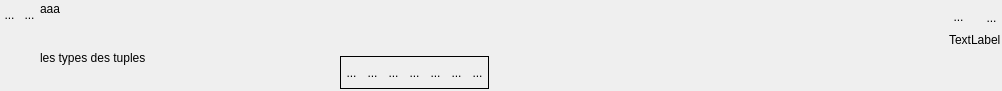
<?xml version="1.0" encoding="UTF-8"?>
<ui version="4.0">
 <class>WidgetPlusieursBase</class>
 <widget class="QWidget" name="WidgetPlusieursBase">
  <property name="geometry">
   <rect>
    <x>0</x>
    <y>0</y>
    <width>1002</width>
    <height>91</height>
   </rect>
  </property>
  <property name="sizePolicy">
   <sizepolicy hsizetype="Expanding" vsizetype="Expanding">
    <horstretch>0</horstretch>
    <verstretch>0</verstretch>
   </sizepolicy>
  </property>
  <property name="minimumSize">
   <size>
    <width>100</width>
    <height>20</height>
   </size>
  </property>
  <property name="windowTitle">
   <string>Form</string>
  </property>
  <property name="styleSheet">
   <string notr="true"/>
  </property>
  <layout class="QHBoxLayout" name="horizontalLayout_5">
   <property name="spacing">
    <number>0</number>
   </property>
   <property name="leftMargin">
    <number>0</number>
   </property>
   <property name="topMargin">
    <number>2</number>
   </property>
   <property name="rightMargin">
    <number>0</number>
   </property>
   <property name="bottomMargin">
    <number>2</number>
   </property>
   <item>
    <layout class="QVBoxLayout" name="verticalLayout_3">
     <property name="spacing">
      <number>0</number>
     </property>
     <item>
      <layout class="QHBoxLayout" name="horizontalLayout">
       <property name="spacing">
        <number>0</number>
       </property>
       <property name="sizeConstraint">
        <enum>QLayout::SetFixedSize</enum>
       </property>
       <item>
        <widget class="QToolButton" name="BFermeListe">
         <property name="sizePolicy">
          <sizepolicy hsizetype="Fixed" vsizetype="Fixed">
           <horstretch>0</horstretch>
           <verstretch>0</verstretch>
          </sizepolicy>
         </property>
         <property name="maximumSize">
          <size>
           <width>21</width>
           <height>25</height>
          </size>
         </property>
         <property name="toolTip">
          <string>permet de gérer la liste</string>
         </property>
         <property name="styleSheet">
          <string notr="true">border:0px</string>
         </property>
         <property name="text">
          <string>...</string>
         </property>
         <property name="icon">
          <iconset>
           <normaloff>../Editeur/icons/minusnode.png</normaloff>../Editeur/icons/minusnode.png</iconset>
         </property>
         <property name="iconSize">
          <size>
           <width>25</width>
           <height>25</height>
          </size>
         </property>
        </widget>
       </item>
       <item>
        <widget class="MonBoutonValide" name="RBValide">
         <property name="minimumSize">
          <size>
           <width>21</width>
           <height>25</height>
          </size>
         </property>
         <property name="maximumSize">
          <size>
           <width>21</width>
           <height>25</height>
          </size>
         </property>
         <property name="focusPolicy">
          <enum>Qt::ClickFocus</enum>
         </property>
         <property name="toolTip">
          <string>Affiche le rapport de validation du mot-clef</string>
         </property>
         <property name="styleSheet">
          <string notr="true">border : 0px</string>
         </property>
         <property name="text">
          <string>...</string>
         </property>
         <property name="icon">
          <iconset>
           <normaloff>../Editeur/icons/ast-green-ball.png</normaloff>../Editeur/icons/ast-green-ball.png</iconset>
         </property>
         <property name="iconSize">
          <size>
           <width>25</width>
           <height>25</height>
          </size>
         </property>
        </widget>
       </item>
      </layout>
     </item>
     <item>
      <spacer name="verticalSpacer">
       <property name="orientation">
        <enum>Qt::Vertical</enum>
       </property>
       <property name="sizeHint" stdset="0">
        <size>
         <width>20</width>
         <height>5</height>
        </size>
       </property>
      </spacer>
     </item>
    </layout>
   </item>
   <item>
    <layout class="QVBoxLayout" name="verticalLayout_4">
     <property name="spacing">
      <number>0</number>
     </property>
     <item>
      <widget class="MonLabelClic" name="label">
       <property name="sizePolicy">
        <sizepolicy hsizetype="Fixed" vsizetype="Preferred">
         <horstretch>0</horstretch>
         <verstretch>0</verstretch>
        </sizepolicy>
       </property>
       <property name="minimumSize">
        <size>
         <width>300</width>
         <height>25</height>
        </size>
       </property>
       <property name="maximumSize">
        <size>
         <width>178</width>
         <height>16777215</height>
        </size>
       </property>
       <property name="frameShape">
        <enum>QFrame::NoFrame</enum>
       </property>
       <property name="text">
        <string>&lt;html&gt;&lt;head/&gt;&lt;body&gt;&lt;p&gt;aaa&lt;/p&gt;&lt;p&gt;dqsklmdqm&lt;/p&gt;&lt;/body&gt;&lt;/html&gt;</string>
       </property>
       <property name="scaledContents">
        <bool>false</bool>
       </property>
       <property name="alignment">
        <set>Qt::AlignLeading|Qt::AlignLeft|Qt::AlignTop</set>
       </property>
      </widget>
     </item>
     <item>
      <widget class="QScrollArea" name="scrollArea_2">
       <property name="sizePolicy">
        <sizepolicy hsizetype="Preferred" vsizetype="Expanding">
         <horstretch>0</horstretch>
         <verstretch>0</verstretch>
        </sizepolicy>
       </property>
       <property name="frameShape">
        <enum>QFrame::NoFrame</enum>
       </property>
       <property name="frameShadow">
        <enum>QFrame::Plain</enum>
       </property>
       <property name="widgetResizable">
        <bool>true</bool>
       </property>
       <widget class="QWidget" name="scrollAreaWidgetContents_2">
        <property name="geometry">
         <rect>
          <x>0</x>
          <y>0</y>
          <width>300</width>
          <height>60</height>
         </rect>
        </property>
        <property name="sizePolicy">
         <sizepolicy hsizetype="Expanding" vsizetype="Expanding">
          <horstretch>0</horstretch>
          <verstretch>0</verstretch>
         </sizepolicy>
        </property>
        <layout class="QHBoxLayout" name="horizontalLayout_7">
         <property name="spacing">
          <number>0</number>
         </property>
         <property name="leftMargin">
          <number>0</number>
         </property>
         <property name="topMargin">
          <number>0</number>
         </property>
         <property name="rightMargin">
          <number>0</number>
         </property>
         <property name="bottomMargin">
          <number>0</number>
         </property>
         <item>
          <widget class="QLabel" name="monCommentaireLabel">
           <property name="sizePolicy">
            <sizepolicy hsizetype="Expanding" vsizetype="Expanding">
             <horstretch>0</horstretch>
             <verstretch>0</verstretch>
            </sizepolicy>
           </property>
           <property name="minimumSize">
            <size>
             <width>300</width>
             <height>0</height>
            </size>
           </property>
           <property name="text">
            <string>&lt;html&gt;&lt;head/&gt;&lt;body&gt;&lt;p&gt;les types des tuples&lt;/p&gt;&lt;/body&gt;&lt;/html&gt;</string>
           </property>
          </widget>
         </item>
        </layout>
       </widget>
      </widget>
     </item>
    </layout>
   </item>
   <item>
    <layout class="QVBoxLayout" name="verticalLayout_2">
     <item>
      <widget class="QScrollArea" name="scrollArea">
       <property name="sizePolicy">
        <sizepolicy hsizetype="Expanding" vsizetype="Expanding">
         <horstretch>0</horstretch>
         <verstretch>0</verstretch>
        </sizepolicy>
       </property>
       <property name="minimumSize">
        <size>
         <width>400</width>
         <height>20</height>
        </size>
       </property>
       <property name="styleSheet">
        <string notr="true"/>
       </property>
       <property name="frameShape">
        <enum>QFrame::NoFrame</enum>
       </property>
       <property name="frameShadow">
        <enum>QFrame::Plain</enum>
       </property>
       <property name="lineWidth">
        <number>1</number>
       </property>
       <property name="widgetResizable">
        <bool>true</bool>
       </property>
       <property name="alignment">
        <set>Qt::AlignBottom|Qt::AlignLeading|Qt::AlignLeft</set>
       </property>
       <widget class="QWidget" name="verticalWidgetLE">
        <property name="geometry">
         <rect>
          <x>0</x>
          <y>0</y>
          <width>589</width>
          <height>44</height>
         </rect>
        </property>
        <property name="sizePolicy">
         <sizepolicy hsizetype="Expanding" vsizetype="Expanding">
          <horstretch>0</horstretch>
          <verstretch>0</verstretch>
         </sizepolicy>
        </property>
        <layout class="QVBoxLayout" name="verticalLayoutLE">
         <property name="spacing">
          <number>0</number>
         </property>
         <property name="leftMargin">
          <number>2</number>
         </property>
         <property name="topMargin">
          <number>0</number>
         </property>
         <property name="rightMargin">
          <number>2</number>
         </property>
         <property name="bottomMargin">
          <number>0</number>
         </property>
         <item>
          <spacer name="verticalSpacer_3">
           <property name="orientation">
            <enum>Qt::Vertical</enum>
           </property>
           <property name="sizeType">
            <enum>QSizePolicy::Fixed</enum>
           </property>
           <property name="sizeHint" stdset="0">
            <size>
             <width>20</width>
             <height>1</height>
            </size>
           </property>
          </spacer>
         </item>
        </layout>
       </widget>
      </widget>
     </item>
     <item>
      <layout class="QHBoxLayout" name="horizontalLayout_2">
       <property name="sizeConstraint">
        <enum>QLayout::SetFixedSize</enum>
       </property>
       <item>
        <widget class="QFrame" name="frame2">
         <property name="sizePolicy">
          <sizepolicy hsizetype="Fixed" vsizetype="Fixed">
           <horstretch>0</horstretch>
           <verstretch>0</verstretch>
          </sizepolicy>
         </property>
         <property name="frameShape">
          <enum>QFrame::Box</enum>
         </property>
         <layout class="QHBoxLayout" name="horizontalLayout_4">
          <property name="spacing">
           <number>0</number>
          </property>
          <property name="sizeConstraint">
           <enum>QLayout::SetFixedSize</enum>
          </property>
          <property name="leftMargin">
           <number>0</number>
          </property>
          <property name="topMargin">
           <number>0</number>
          </property>
          <property name="rightMargin">
           <number>0</number>
          </property>
          <property name="bottomMargin">
           <number>0</number>
          </property>
          <item>
           <widget class="QToolButton" name="RBBas">
            <property name="minimumSize">
             <size>
              <width>21</width>
              <height>31</height>
             </size>
            </property>
            <property name="maximumSize">
             <size>
              <width>21</width>
              <height>31</height>
             </size>
            </property>
            <property name="focusPolicy">
             <enum>Qt::ClickFocus</enum>
            </property>
            <property name="toolTip">
             <string>Descend la ligne</string>
            </property>
            <property name="styleSheet">
             <string notr="true">border : 0px</string>
            </property>
            <property name="text">
             <string>...</string>
            </property>
            <property name="icon">
             <iconset theme="go-down">
              <normaloff>.</normaloff>.</iconset>
            </property>
            <property name="iconSize">
             <size>
              <width>32</width>
              <height>32</height>
             </size>
            </property>
           </widget>
          </item>
          <item>
           <widget class="QToolButton" name="RBHaut">
            <property name="minimumSize">
             <size>
              <width>21</width>
              <height>31</height>
             </size>
            </property>
            <property name="maximumSize">
             <size>
              <width>21</width>
              <height>31</height>
             </size>
            </property>
            <property name="focusPolicy">
             <enum>Qt::ClickFocus</enum>
            </property>
            <property name="toolTip">
             <string>Remonte la ligne</string>
            </property>
            <property name="styleSheet">
             <string notr="true">border : 0px</string>
            </property>
            <property name="text">
             <string>...</string>
            </property>
            <property name="icon">
             <iconset theme="go-up">
              <normaloff>.</normaloff>.</iconset>
            </property>
            <property name="iconSize">
             <size>
              <width>32</width>
              <height>32</height>
             </size>
            </property>
           </widget>
          </item>
          <item>
           <widget class="QToolButton" name="RBMoins">
            <property name="minimumSize">
             <size>
              <width>21</width>
              <height>31</height>
             </size>
            </property>
            <property name="maximumSize">
             <size>
              <width>21</width>
              <height>31</height>
             </size>
            </property>
            <property name="focusPolicy">
             <enum>Qt::ClickFocus</enum>
            </property>
            <property name="toolTip">
             <string>supprime une ligne</string>
            </property>
            <property name="styleSheet">
             <string notr="true">border : 0px</string>
            </property>
            <property name="text">
             <string>...</string>
            </property>
            <property name="icon">
             <iconset theme="remove"/>
            </property>
            <property name="iconSize">
             <size>
              <width>32</width>
              <height>32</height>
             </size>
            </property>
           </widget>
          </item>
          <item>
           <widget class="QToolButton" name="RBPlus">
            <property name="minimumSize">
             <size>
              <width>21</width>
              <height>31</height>
             </size>
            </property>
            <property name="maximumSize">
             <size>
              <width>21</width>
              <height>31</height>
             </size>
            </property>
            <property name="focusPolicy">
             <enum>Qt::ClickFocus</enum>
            </property>
            <property name="toolTip">
             <string>Ajoute une ligne</string>
            </property>
            <property name="styleSheet">
             <string notr="true">border : 0px</string>
            </property>
            <property name="text">
             <string>...</string>
            </property>
            <property name="icon">
             <iconset theme="add"/>
            </property>
            <property name="iconSize">
             <size>
              <width>32</width>
              <height>32</height>
             </size>
            </property>
           </widget>
          </item>
          <item>
           <widget class="QToolButton" name="RBVoisListe">
            <property name="minimumSize">
             <size>
              <width>21</width>
              <height>31</height>
             </size>
            </property>
            <property name="maximumSize">
             <size>
              <width>21</width>
              <height>31</height>
             </size>
            </property>
            <property name="focusPolicy">
             <enum>Qt::ClickFocus</enum>
            </property>
            <property name="toolTip">
             <string>Montre l'ensemble des valeurs</string>
            </property>
            <property name="styleSheet">
             <string notr="true">border : 0px</string>
            </property>
            <property name="text">
             <string>...</string>
            </property>
            <property name="icon">
             <iconset theme="find"/>
            </property>
            <property name="iconSize">
             <size>
              <width>32</width>
              <height>32</height>
             </size>
            </property>
           </widget>
          </item>
          <item>
           <widget class="QToolButton" name="RBSalomeVue">
            <property name="minimumSize">
             <size>
              <width>21</width>
              <height>31</height>
             </size>
            </property>
            <property name="maximumSize">
             <size>
              <width>21</width>
              <height>31</height>
             </size>
            </property>
            <property name="focusPolicy">
             <enum>Qt::ClickFocus</enum>
            </property>
            <property name="toolTip">
             <string>Visualise dans Salome</string>
            </property>
            <property name="styleSheet">
             <string notr="true">border : 0px</string>
            </property>
            <property name="text">
             <string>...</string>
            </property>
            <property name="icon">
             <iconset>
              <normaloff>../Editeur/icons/eye.png</normaloff>../Editeur/icons/eye.png</iconset>
            </property>
            <property name="iconSize">
             <size>
              <width>32</width>
              <height>32</height>
             </size>
            </property>
           </widget>
          </item>
          <item>
           <widget class="QToolButton" name="RBSalome">
            <property name="minimumSize">
             <size>
              <width>21</width>
              <height>31</height>
             </size>
            </property>
            <property name="maximumSize">
             <size>
              <width>21</width>
              <height>31</height>
             </size>
            </property>
            <property name="focusPolicy">
             <enum>Qt::ClickFocus</enum>
            </property>
            <property name="toolTip">
             <string>Sélectionne depuis Salome</string>
            </property>
            <property name="styleSheet">
             <string notr="true">border : 0px</string>
            </property>
            <property name="text">
             <string>...</string>
            </property>
            <property name="icon">
             <iconset>
              <normaloff>../Editeur/icons/flecheSalome.png</normaloff>../Editeur/icons/flecheSalome.png</iconset>
            </property>
            <property name="iconSize">
             <size>
              <width>32</width>
              <height>32</height>
             </size>
            </property>
           </widget>
          </item>
         </layout>
        </widget>
       </item>
       <item>
        <spacer name="horizontalSpacer_2">
         <property name="orientation">
          <enum>Qt::Horizontal</enum>
         </property>
         <property name="sizeHint" stdset="0">
          <size>
           <width>40</width>
           <height>20</height>
          </size>
         </property>
        </spacer>
       </item>
      </layout>
     </item>
    </layout>
   </item>
   <item>
    <layout class="QVBoxLayout" name="verticalLayout">
     <property name="leftMargin">
      <number>0</number>
     </property>
     <property name="rightMargin">
      <number>0</number>
     </property>
     <item>
      <layout class="QHBoxLayout" name="horizontalLayout_3">
       <property name="spacing">
        <number>0</number>
       </property>
       <item>
        <widget class="QToolButton" name="BSelectFichier">
         <property name="sizePolicy">
          <sizepolicy hsizetype="Fixed" vsizetype="Fixed">
           <horstretch>0</horstretch>
           <verstretch>0</verstretch>
          </sizepolicy>
         </property>
         <property name="maximumSize">
          <size>
           <width>25</width>
           <height>30</height>
          </size>
         </property>
         <property name="focusPolicy">
          <enum>Qt::ClickFocus</enum>
         </property>
         <property name="toolTip">
          <string>Ouvre un fichier de sélection des valeurs</string>
         </property>
         <property name="styleSheet">
          <string notr="true">border:0px</string>
         </property>
         <property name="text">
          <string>...</string>
         </property>
         <property name="icon">
          <iconset theme="text-x-generic">
           <normaloff>.</normaloff>.</iconset>
         </property>
         <property name="iconSize">
          <size>
           <width>32</width>
           <height>32</height>
          </size>
         </property>
        </widget>
       </item>
       <item>
        <spacer name="horizontalSpacer">
         <property name="orientation">
          <enum>Qt::Horizontal</enum>
         </property>
         <property name="sizeType">
          <enum>QSizePolicy::Fixed</enum>
         </property>
         <property name="sizeHint" stdset="0">
          <size>
           <width>13</width>
           <height>20</height>
          </size>
         </property>
        </spacer>
       </item>
       <item>
        <widget class="QToolButton" name="RBPoubelle">
         <property name="minimumSize">
          <size>
           <width>21</width>
           <height>31</height>
          </size>
         </property>
         <property name="maximumSize">
          <size>
           <width>21</width>
           <height>31</height>
          </size>
         </property>
         <property name="focusPolicy">
          <enum>Qt::ClickFocus</enum>
         </property>
         <property name="toolTip">
          <string>Détruit le mot-clef</string>
         </property>
         <property name="styleSheet">
          <string notr="true">border : 0px</string>
         </property>
         <property name="text">
          <string>...</string>
         </property>
         <property name="icon">
          <iconset>
           <normaloff>../Editeur/icons/deleteRond.png</normaloff>../Editeur/icons/deleteRond.png</iconset>
         </property>
         <property name="iconSize">
          <size>
           <width>32</width>
           <height>32</height>
          </size>
         </property>
        </widget>
       </item>
      </layout>
     </item>
     <item>
      <widget class="QLabel" name="lineEditUnite">
       <property name="text">
        <string>TextLabel</string>
       </property>
      </widget>
     </item>
     <item>
      <spacer name="verticalSpacer_6">
       <property name="orientation">
        <enum>Qt::Vertical</enum>
       </property>
       <property name="sizeHint" stdset="0">
        <size>
         <width>20</width>
         <height>40</height>
        </size>
       </property>
      </spacer>
     </item>
    </layout>
   </item>
  </layout>
  <zorder></zorder>
 </widget>
 <customwidgets>
  <customwidget>
   <class>MonBoutonValide</class>
   <extends>QToolButton</extends>
   <header>InterfaceGUI.QT5.monBoutonValide.h</header>
  </customwidget>
  <customwidget>
   <class>MonLabelClic</class>
   <extends>QLabel</extends>
   <header>InterfaceGUI.QT5.monLabelClic.h</header>
  </customwidget>
 </customwidgets>
 <tabstops>
  <tabstop>RBMoins</tabstop>
  <tabstop>BSelectFichier</tabstop>
  <tabstop>RBPoubelle</tabstop>
 </tabstops>
 <resources/>
 <connections/>
</ui>
